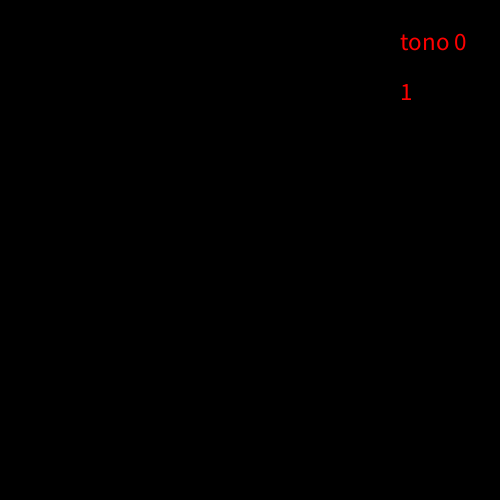
Frame 1 (no input)
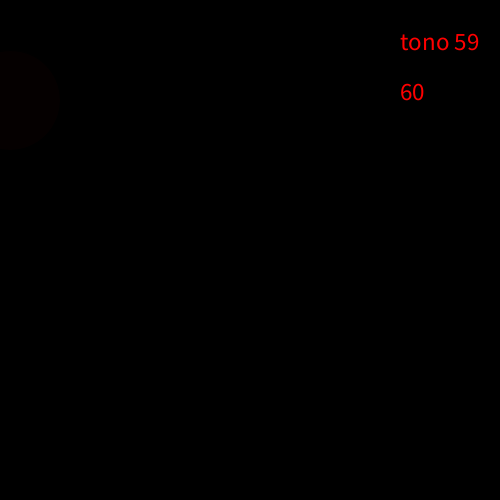
Frame 60 (the mouse pressed at the canvas centre just before this capture)
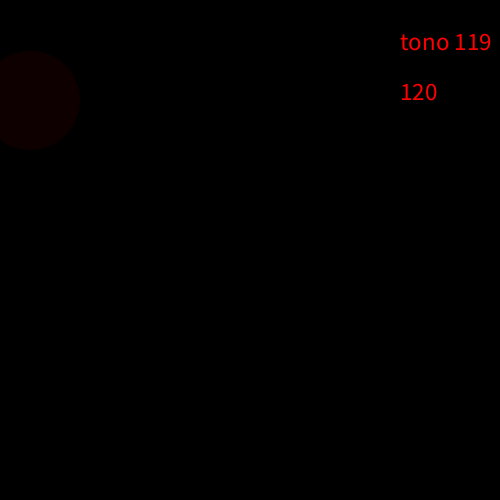
Frame 120 (the mouse held since frame 60 and released just before this capture)

The Processing sketch that drew these frames (run headless with seeded random() and noise(); from frame 60 on, the mouse is pressed at the canvas centre):

// Processing sketch: tonoConModulo
// ── tonoConModulo.pde
int px;
int cuenta;
void setup() {
  size(500, 500);
  // tint(); // investigar tint
}
void draw() {
  background(0);
  float tono = px*255/width; // regla de tres
  fill(255, 0, 0, tono);
  ellipse(px, 100, 100, 100);
  if (frameCount%30==0) {
    px+= 10;
  }

  if (px>width-50) {
    px = 50;
    cuenta = 0;
  }

  //delay(2000); // demora el programa 2 segundos
  textSize(25);
  fill(255, 0, 0);
  text("tono "+ cuenta, 400, 50);
  text(frameCount, 400, 100);

  cuenta++;
}
void mousePressed() {
  cuenta = 0;
  px = 0;
  frameCount=0;
}
